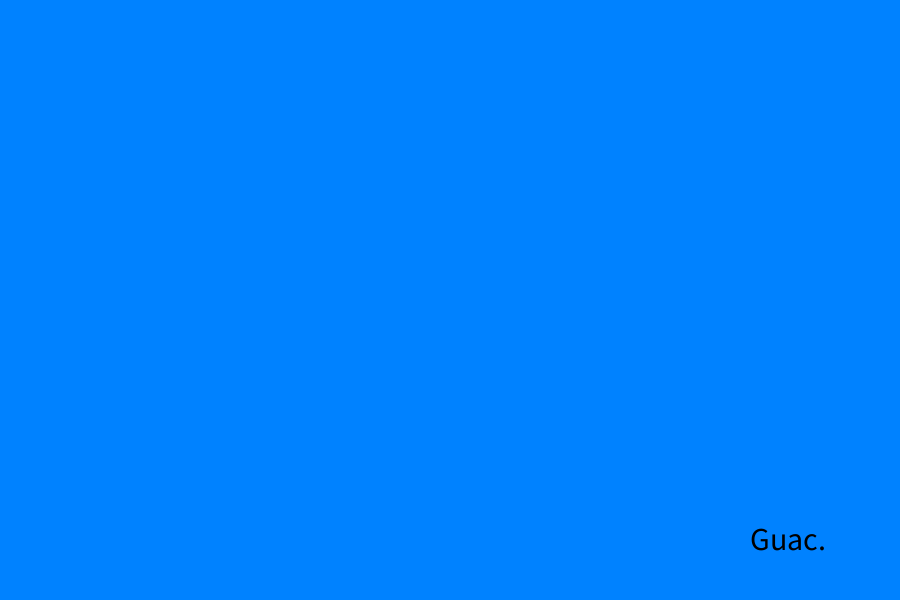
Frame 1 (no input)
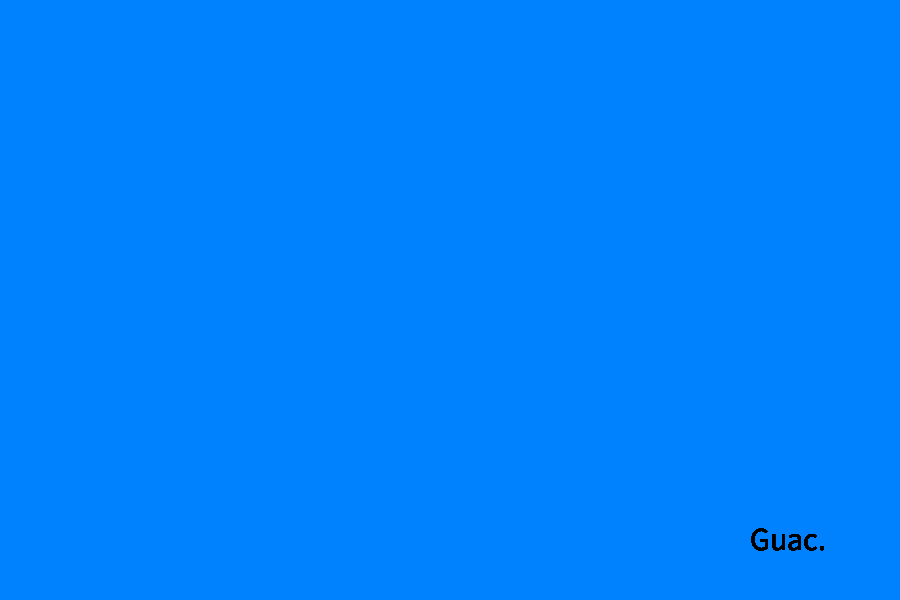
Frame 60 (the mouse pressed at the canvas centre just before this capture)
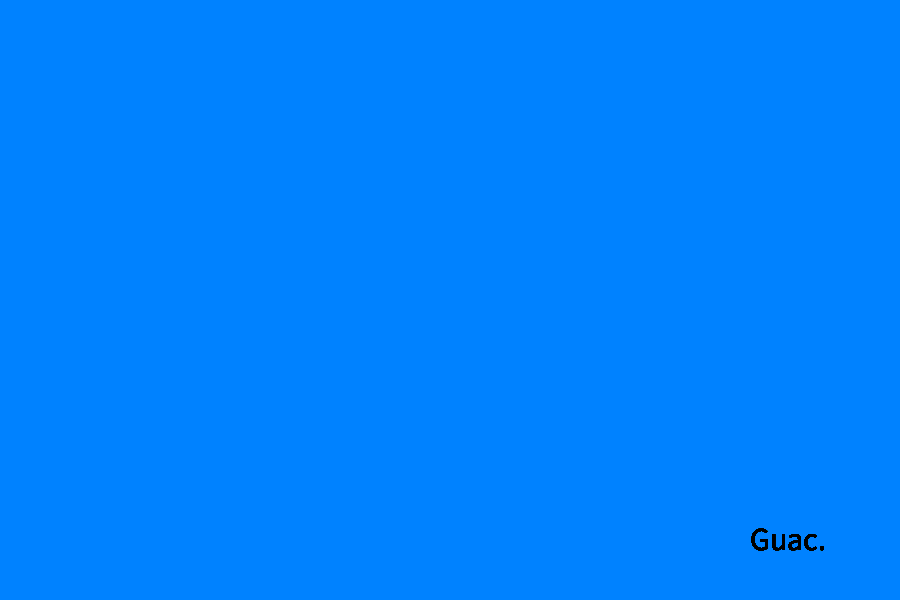
Frame 120 (the mouse held since frame 60 and released just before this capture)

The Processing sketch that drew these frames (run headless with seeded random() and noise(); from frame 60 on, the mouse is pressed at the canvas centre):

// Processing sketch: Opgave_3
// ── Opgave_3.pde

/*

Mandags opgave 3
Lavet af Guacamoleboy (cphjl325)
Fan af: Guacamole

*/

public static color orange, backgroundColor, white, black, red, blue, green, yellow;
public static String madeBy = "Guac."; 
public volatile boolean active = true;

public void setup(){
  
  // variables
  
  backgroundColor = color(0, 130, 255);
  orange = color(255, 165, 0);
  white = color(255, 255, 255);
  black = color(0, 0, 0);
  red = color(174, 13, 18);
  blue = color(0, 180, 255);
  green = color(0, 241, 100);
  yellow = color(255, 190, 0);
  
  // Frame setup
  size(900, 600);
  frameRate(60);
  background(backgroundColor);
  
}

public void draw(){
  
  // Made by
  textSize(32);
  fill(black);
  text(madeBy, 750, 550); // Simply made to illustrate how to load Strings in text() instead of using the original ("", X, X); method.
  
}

public void mousePressed(){
  
  active = true; // Allows multiple presses in the window. Without it'll only allow 1 x press and the program won't work anymore. 
  
  if(active){
    noStroke();
    fill(white); // I know that it has to be blue. I changed it to white because the backgroundColor is blue.
    rectMode(CENTER);
    rect(mouseX, mouseY, 5, 5); // When mouse is pressed it'll spawn the rect at mouseX and mouseY coordinates.
    
  } else {
    println("Progam failed for some reason. Find the bug!");
  }
  
}

public void mouseReleased(){
  
  active = false;
  println("Mouse button released. Changing boolean to " + active + ".");
  
}
